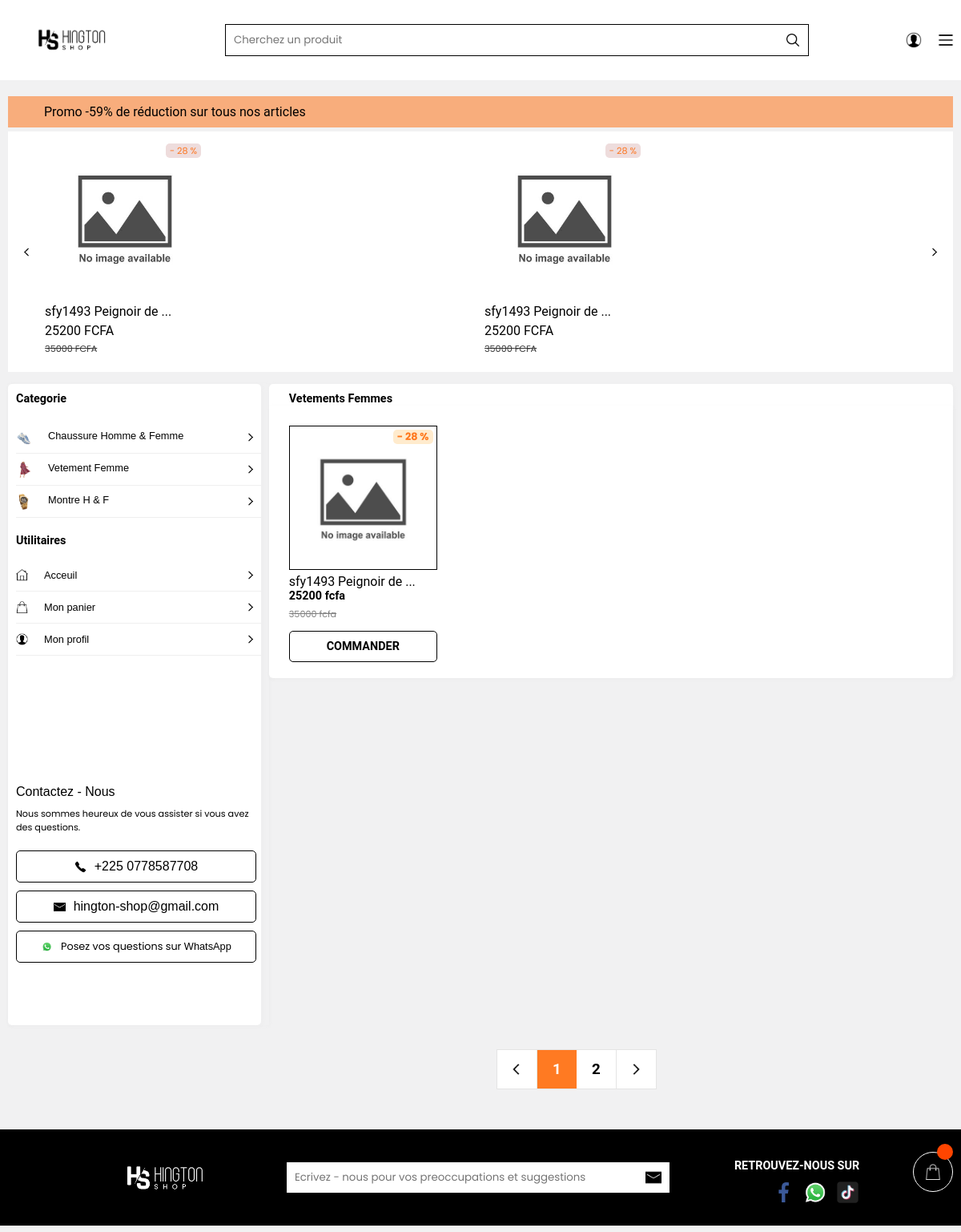
Page /vetefemlog on the earlier database version.
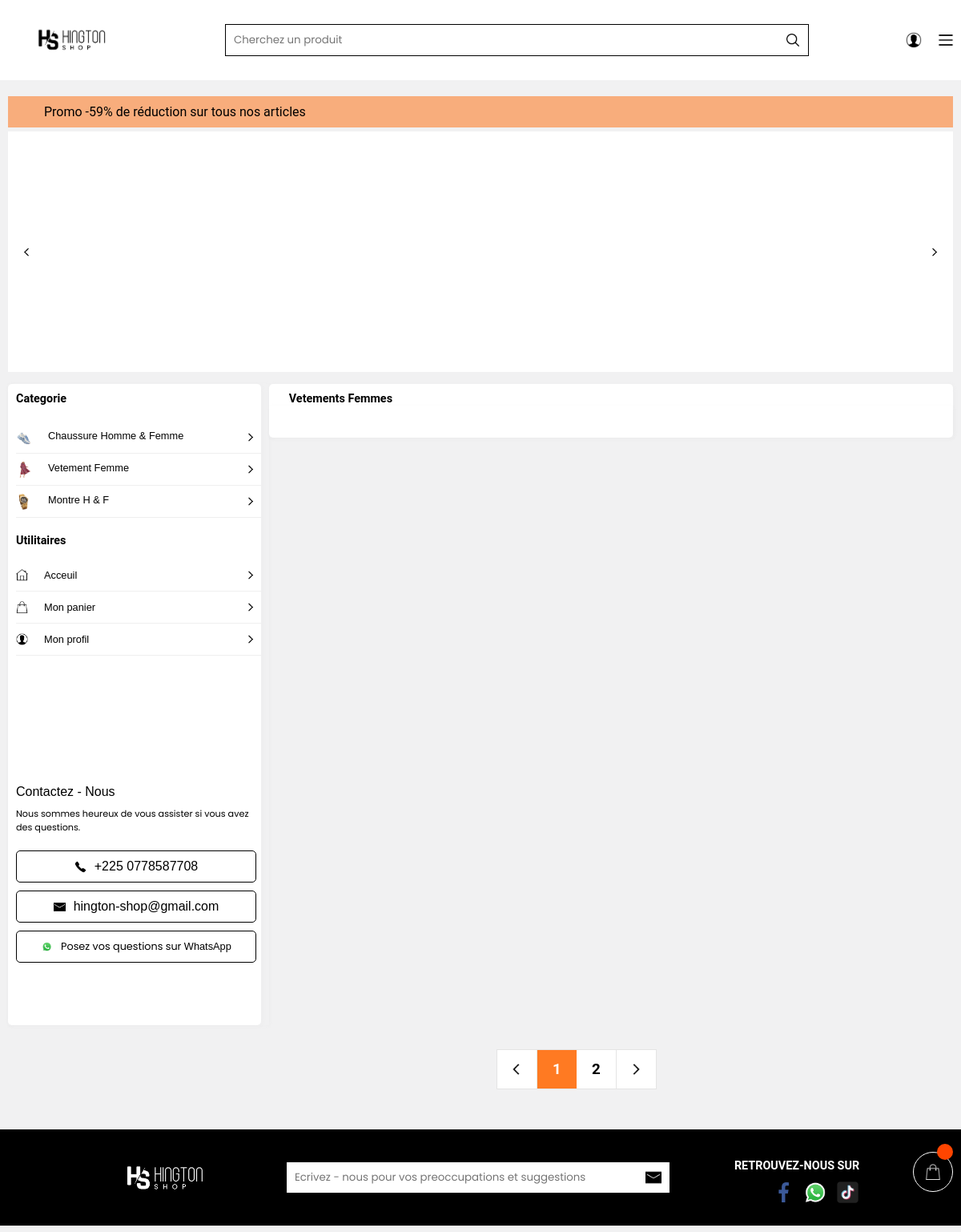
Same page on the later database version.
### app.py (models this page shows, shortened)
class Ajouter(db.Model):
    id = db.Column(db.Integer, primary_key = True)
    nom = db.Column(db.String(500), unique = False , nullable = False)
    description = db.Column(db.String(500), unique = False , nullable = False)
    liens = db.Column(db.String(500), unique = False , nullable = False)
    prix = db.Column(db.String(500), unique = False , nullable = False)
    porce = db.Column(db.String(500), unique = False , nullable = False)
    porceprix = db.Column(db.String(500), unique = False , nullable = False)
    categorie = db.Column(db.String(500), unique = False , nullable = False)
    image = db.Column(db.String(500), unique = True , nullable = False)
    twoimage = db.Column(db.String(500), unique = False , nullable = False)
    threeimage = db.Column(db.String(500), unique = False , nullable = False)
    forimage = db.Column(db.String(500), unique = False , nullable = False)
    xs = db.Column(db.String(500), unique = False , nullable = False)
    s = db.Column(db.String(500), unique = False , nullable = False)
    m = db.Column(db.String(500), unique = False , nullable = False)
    l = db.Column(db.String(500), unique = False , nullable = False)
    xl = db.Column(db.String(500), unique = False , nullable = False)
    xxl = db.Column(db.String(500), unique = False , nullable = False)
    rouge = db.Column(db.String(500), unique = False , nullable = False)
    blanc = db.Column(db.String(500), unique = False , nullable = False)
    noir = db.Column(db.String(500), unique = False , nullable = False)
    jaune = db.Column(db.String(500), unique = False , nullable = False)
    vert = db.Column(db.String(500), unique = False , nullable = False)
    orange = db.Column(db.String(500), unique = False , nullable = False)
    bleu = db.Column(db.String(500), unique = False , nullable = False)
    rose = db.Column(db.String(500), unique = False , nullable = False)
    marron = db.Column(db.String(500), unique = False , nullable = False)
    violet = db.Column(db.String(500), unique = False , nullable = False)
    gris = db.Column(db.String(500), unique = False , nullable = False)
    tranwite = db.Column(db.String(500), unique = False , nullable = False)
    tranneuf = db.Column(db.String(500), unique = False , nullable = False)
    karente = db.Column(db.String(500), unique = False , nullable = False)
    tranwiteun = db.Column(db.String(500), unique = False , nullable = False)
    tranwitedeux = db.Column(db.String(500), unique = False , nullable = False)
    tranwitrois = db.Column(db.String(500), unique = False , nullable = False)
    tranwitekate = db.Column(db.String(500), unique = False , nullable = False)
    xslet = db.Column(db.String(500), unique = False , nullable = False)
    slet = db.Column(db.String(500), unique = False , nullable = False)
    mlet = db.Column(db.String(500), unique = False , nullable = False)
    llet = db.Column(db.String(500), unique = False , nullable = False)
    xllet = db.Column(db.String(500), unique = False , nullable = False)
    xxllet = db.Column(db.String(500), unique = False , nullable = False)
    tranwitelet = db.Column(db.String(500), unique = False , nullable = False)
    tranneuflet = db.Column(db.String(500), unique = False , nullable = False)
    karentelet = db.Column(db.String(500), unique = False , nullable = False)
    tranwiteunlet = db.Column(db.String(500), unique = False , nullable = False)
    tranwitedeuxlet = db.Column(db.String(500), unique = False , nullable = False)
    tranwitroislet = db.Column(db.String(500), unique = False , nullable = False)
    tranwitekatelet = db.Column(db.String(500), unique = False , nullable = False)
    quantit = db.Column(db.String(500), unique = False , nullable = False)
    stat = db.Column(db.String(500), unique = False , nullable = False)

### app.py (the view)
@app.route("/vetefemlog")
def vetefemlog():
    data = []
    a = Ajouter.query.all()
    for i in a:
        if i.categorie == 'VetementFemme':
            data.append(i)
    return render_template("habifemmelog.html", data = data)

### templates/habifemmelog.html (shortened to what the changed rows need)
<!DOCTYPE html>
<html lang="en">
<head>
    <link rel="stylesheet" href="/static/CSS/vent.css">
</head>
<body>
    <div class="resfgdg">
        <div class="listedeselements">
            <div class="grsgjd">
                <div class="listedeselements1">
                    {% for i in data %}
                    {% if i.stat == "vrai" %}
                     <a href="/habidetls/{{i.id}}">
                        <div class="uneldd">
                            <div class="imahhd">
                                <img id="image" src="{{url_for('static', filename='uploads/' + i.image)}}" width="100%"
                                height="100%" alt="Image principale"
                                onerror="this.onerror=null;this.src='static/IMAGE/nnssd.jpg';">
                                <div class="reghd">
                                    {% if i.porce != "0" %}
                                    <p style="color: rgba(255, 102, 0, 0.865);font-size: 0.7rem;padding-left: 5px;padding-right: 5px;">- {{i.porce}} %</p>
                                    {% endif %}
                                </div>
                            </div>
                            <p class="palhde" style="font-family: Roboto, -apple-system, BlinkMacSystemFont, Segoe UI, Helvetica Neue, Arial, sans-serif;padding-top: 5px;color: black;font-size: 1rem;">{{i.nom[:20:]}} ...</p>
                            <p style="font-family: Roboto, -apple-system, BlinkMacSystemFont, Segoe UI, Helvetica Neue, Arial, sans-serif;padding-top: 5px;color: black;">{{i.porceprix}} FCFA</p>
                            <p style="font-family: Roboto, -apple-system, BlinkMacSystemFont, Segoe UI, Helvetica Neue, Arial, sans-serif;font-size: 0.7rem;padding-top: 5px;color: rgb(53, 53, 53);"><s>{{i.prix}} FCFA</s></p>
                        </div>
                    </a>
                    {% endif %}
                    {% endfor %}
                    {% if not data[5] %}
                    {% for i in data %}
                    {% if i.stat == "vrai" %}
                     <a href="/habidetls/{{i.id}}">
                        <div class="uneldd">
                            <div class="imahhd">
                                <img id="image" src="{{url_for('static', filename='uploads/' + i.image)}}" width="100%"
                                height="100%" alt="Image principale"
                                onerror="this.onerror=null;this.src='static/IMAGE/nnssd.jpg';">
                                <div class="reghd">
                                    {% if i.porce != "0" %}
                                    <p style="color: rgba(255, 102, 0, 0.865);font-size: 0.7rem;padding-left: 5px;padding-right: 5px;">- {{i.porce}} %</p>
                                    {% endif %}
                                </div>
                            </div>
                            <p class="palhde" style="font-family: Roboto, -apple-system, BlinkMacSystemFont, Segoe UI, Helvetica Neue, Arial, sans-serif;padding-top: 5px;color: black;font-size: 1rem;">{{i.nom[:20:]}} ...</p>
                            <p style="font-family: Roboto, -apple-system, BlinkMacSystemFont, Segoe UI, Helvetica Neue, Arial, sans-serif;padding-top: 5px;color: black;">{{i.porceprix}} FCFA</p>
                            <p style="font-family: Roboto, -apple-system, BlinkMacSystemFont, Segoe UI, Helvetica Neue, Arial, sans-serif;font-size: 0.7rem;padding-top: 5px;color: rgb(53, 53, 53);"><s>{{i.prix}} FCFA</s></p>
                        </div>
                    </a>
                    {% endif %}
                    {% endfor %}
                    {% endif %}
                </div>
            </div>
        </div>
        <div class="hhsywuysdfhe">
            <div class="hwkediide">
                <div class="indikdfhef1">
                    <div class="menuddg211">
                        <div class="menuddg311">
                            <h1 style="font-size: 0.9rem;font-family: Roboto, -apple-system, BlinkMacSystemFont, Segoe UI, Helvetica Neue, Arial, sans-serif;color: black;padding-bottom: 20px;"><a href="/vente" style="font-size: 0.9rem;font-family: Roboto, -apple-system, BlinkMacSystemFont, Segoe UI, Helvetica Neue, Arial, sans-serif;color: black;text-decoration: none;">Categorie</a> </h1>
                            <h1 style="font-size: 0.9rem;font-family: Roboto, -apple-system, BlinkMacSystemFont, Segoe UI, Helvetica Neue, Arial, sans-serif;color: black;padding-bottom: 15px;padding-top: 20px;"><a href="/vente" style="font-size: 0.9rem;font-family: Roboto, -apple-system, BlinkMacSystemFont, Segoe UI, Helvetica Neue, Arial, sans-serif;color: black;text-decoration: none;">Utilitaires</a> </h1>
                        </div>
                    </div>
                </div>
                <div class="indikdfhef2">
                    <div class="jjhfsdf54">
                        <div class="jdudu">
                            <h1 style="font-size: 0.9rem;font-family: Roboto, -apple-system, BlinkMacSystemFont, Segoe UI, Helvetica Neue, Arial, sans-serif;color: black;padding-top: 10px;padding-left: 25px;"><a href="/vente" style="font-size: 0.9rem;font-family: Roboto, -apple-system, BlinkMacSystemFont, Segoe UI, Helvetica Neue, Arial, sans-serif;color: black;text-decoration: none;"> Vetements Femmes</a> </h1>
                        </div>
                    </div>
                    <div class="diiepiire">
                        {% for i in data %}
                        {% if i.stat == "vrai" %}
                        <a href="/habidetls/{{i.id}}" id="imgform">
                            <div class="ima">
                                <img id="image" src="{{url_for('static', filename='uploads/' + i.image)}}" width="120px"
                                height="120px" alt="Image principale"
                                onerror="this.onerror=null;this.src='static/IMAGE/nnssd.jpg';">
                                <div class="poircentag">
                                    {% if i.porce != '0' %}
                                    <p style="font-size:0.8rem;color: rgba(255, 102, 0, 0.865);font-weight: bolder;background-color: blanchedalmond;padding-left: 5px;border-radius: 5px;">- {{i.porce}} %</p>
                                    {% endif %}
                                </div>
                            </div>
                            <div class="priximgform">
                                <p class="palhde" style="font-family: Roboto, -apple-system, BlinkMacSystemFont, Segoe UI, Helvetica Neue, Arial, sans-serif;padding-top: 5px;color: black;font-size: 1rem;">{{i.nom[:19:]}} ...</p>
                                <h1 style="font-size: 0.9rem;font-family: Roboto, -apple-system, BlinkMacSystemFont, Segoe UI, Helvetica Neue, Arial, sans-serif;color: black;
                                ">{{i.porceprix}} fcfa</h1>
                                {% if i.porceprix != 0 %}
                                <s style="font-size: 0.7rem;color: gray;padding-top: 5px;">{{i.prix}} fcfa</s>
                                {% endif %}
                                <div id="imgformidd">
                                    <h1 style="font-size: 0.9rem;font-family: Roboto, -apple-system, BlinkMacSystemFont, Segoe UI, Helvetica Neue, Arial, sans-serif;color: black;
                                    ">COMMANDER</h1>
                                </div>
                            </div>
                        </a>
                        {% endif %}
                        {%endfor%}
                    </div>
                </div>
            </div>
        </div>
    </div>
    <div class="insedfole">
        <footer id="foot" >
            <div id="head " style="padding-top: 20px;padding-left: 20px;">
                <h1 style="color: white;font-size: 0.9rem;font-family: Roboto, -apple-system, BlinkMacSystemFont, Segoe UI, Helvetica Neue, Arial, sans-serif">RETROUVEZ-NOUS SUR</h1>
            </div>
        </footer>
    </div>
</body>
</html>

Differences in the rows shown:
removed Ajouter: porce "28", nom "sfy1493 Peignoir de", porceprix "25200", prix "35000"
